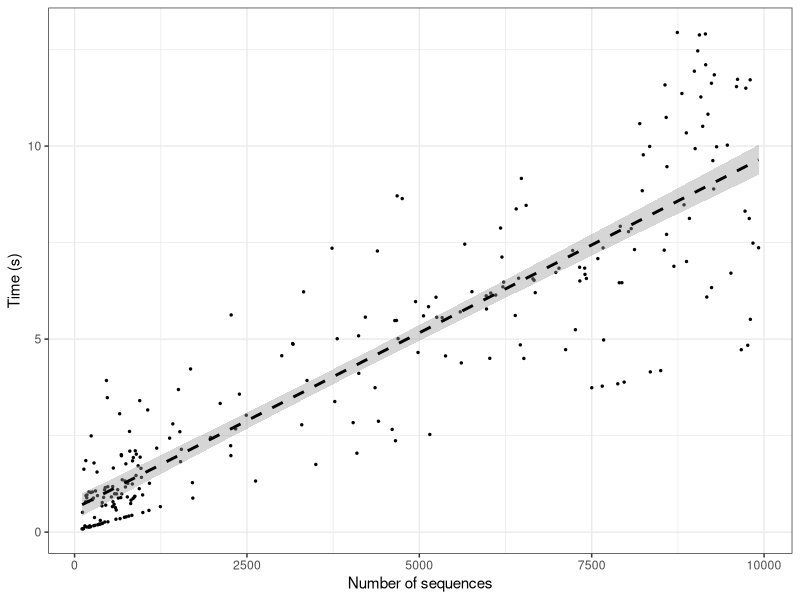
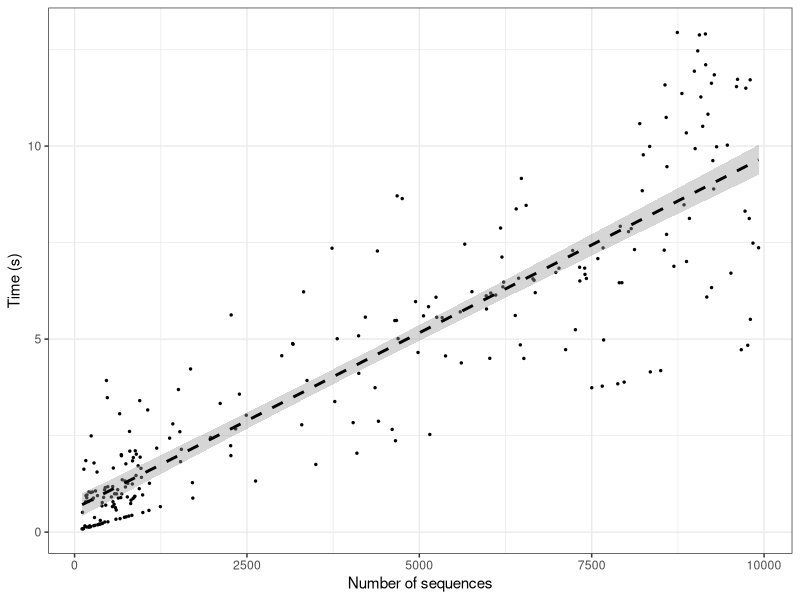

Recreate these plots in R, in order.
## ---- chunk 1
knitr::opts_chunk$set(echo = TRUE)
## ---- chunk 2
library(ggplot2)


#system("scp pi@196.254.115.64:/home/pi/blastDataBaseTiming/makeBlastTimes.txt .")


timeFile <- read.csv("makeBlastTimes.txt", header = F)

colnames(timeFile) <- c("n", "s")


lin <- lm(s ~ n, data = timeFile)

summary(lin)

p <- ggplot(timeFile, aes(x = n, y = s))+
  geom_point(size = 0.5)+
  geom_smooth(method = 'lm', color = "black", linetype = "dashed")+
  theme_bw()+
  xlab("Number of sequences")+
  ylab("Time (s)")
p

ggsave(filename = "makeblastdb.tiff", plot = p, dpi = 300)
